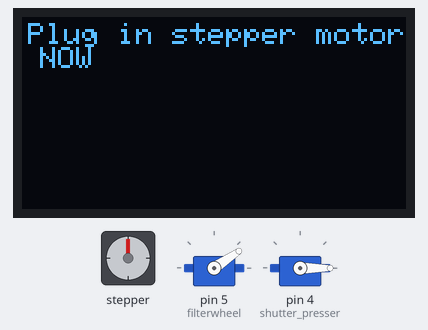
Bench run of a sketch on a simulated Arduino Uno, built with avr-gcc and run on an emulated ATmega328P. Parts: stepper motor, 2 × servo, 128×64 one-colour display. Wiring (inferred from the names in the program): stepper motor driver (200 steps per turn assumed): step pin 12; direction pin 13; enable pin 10. What the sketch prints to the serial monitor is not drawn.

Above: at 0.5 s.
At 8.6 s:
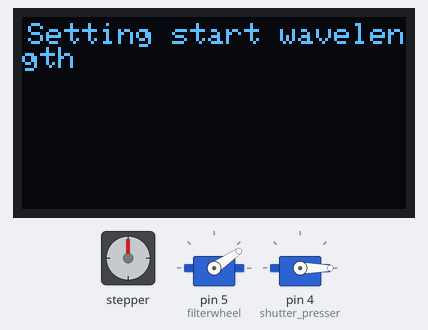
At 24.23 s:
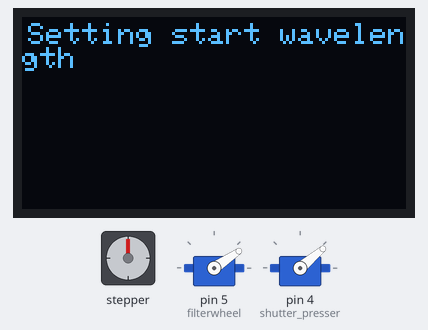
At 32.9 s:
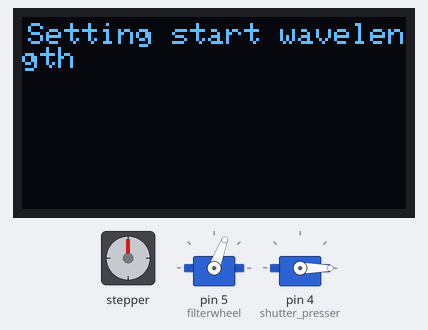
Timing chart, 0 to 34.4 s (numbered marks = the images above):
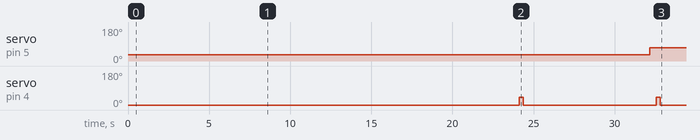

Measured:
- by itself, servo on pin 5 (filterwheel): 34° → 69° at 32.2 s
- by itself, servo on pin 4 (shutter_presser): 0° → 40° at 24.1 s, → 0° 0.25 s later, → 40° 8.2 s later, → 0° 0.25 s later, … (4 changes in this stretch)
- what the display in image 0 shows lasts 8.0 s, from 0.5 s to 8.5 s

The sketch:

Arduino.ino
```cpp
#include <Servo.h>

/*  IMPORTANT:
    When manually presetting the wavelength (632.8nm in this case), always go up in value,
    so for example, set it to 620 first, then turn it up to 632.8, for consistent backlash
    (always finish on a positive rotation)
*/

// How long to let the camera write to card in milliseconds. Increase if an old camera is unable to keep up
#define CAMERA_BUFFERING_TIME 4000
/* Set camera to 6 seconds, so diode integrates within shutter beginning and ending */
#define DIODE_INTEGRATION_TIME 3750 /* Because TSL235 is terrible we must have such a long integration time */

/*********************************************
    OLED display
 *********************************************/

#include <Wire.h>
#include <Adafruit_SSD1306.h>
#include <Adafruit_GFX.h>

Adafruit_SSD1306 display(-1);

/*********************************************
    Shutter presser
 *********************************************/

Servo shutter_presser;

void PressShutter()
{
    int angle = 0;
    int max_angle = 40;
    shutter_presser.write(max_angle);
    delay(250);
    shutter_presser.write(0);
    delay(50); // CHANGE THIS BAC TO 70 and the first delay to 220 or smthng
}


/*********************************************
    WAVELENGTH INFO
    In 10 * nanometres
 *********************************************/

#define WAVELENGTH_START_POS 6328 /* HeNe Laser calibration wavelength. Set to this wavelength manually before running everything! */
#define WAVELENGTH_START 3800 /* Will start taking measurements from this wavelength (380nm) */
#define WAVELENGTH_END 7500 /* Will keep measuring until this wavelength is reached (730nm) */
#define WAVELENGTH_STEP 20 /* Wavelength step, 2nm and 5nm are best */

#define STEPS_PER_REVOLUTION ((int32_t)200) /* For stepper */
#define WAVELENGTH_PER_REVOLUTION 250 /* 25nm is one full rotation */


/*********************************************
    Filter wheel.
    To hopefully improve monochromator output
 *********************************************/

Servo filterwheel;
#define FilterWheelPos_CLOSED 34 /* An opaque filter consisting of foil, for getting dark frame and dark current before each measurement */
#define FilterWheelPos_NOFILTER 180 /* No filter, for wavelengths between 420 and 645nm */
#define FilterWheelPos_VIOLET_420 69 /* bandpass 380-420 (very sharp cutoffs) */
#define FilterWheelPos_RED_645 0 /* SChott RG645 for measuring wavelengths 645nm and over */

void SetFilterWheel(int FilterOption)
{
    filterwheel.write(FilterOption);
    /* Let the servo settle... */
    delay(400);
}

/* Sets filter automatically for wavelength */
void SetFilterForWavelength(uint32_t wavelength)
{
    if (wavelength >= 3800 && wavelength < 4200) {
        SetFilterWheel(FilterWheelPos_VIOLET_420);
    } else if (wavelength >= 6480) {
        SetFilterWheel(FilterWheelPos_RED_645);
    } else {
        SetFilterWheel(FilterWheelPos_NOFILTER);
    }
}


/*********************************************
    Photodiode (TSL235)
 *********************************************/

volatile uint32_t cnt = 0;
void interrupr() {
    ++cnt;
}

void DiodeInit()
{
    pinMode(2, INPUT);
    digitalWrite(2, HIGH);
}

uint32_t DiodeMeasure(uint32_t IntegrationTime)
{
    cnt = 0;
    attachInterrupt(0, interrupr, CHANGE);
    delay(IntegrationTime);
    detachInterrupt(0);
    return cnt;
}


/*********************************************
    Stepper motor (A4988 controller configured for microstepping)
 *********************************************/
int stepPin = 12;
int dirPin  = 13;
int  enPin  = 10;

int32_t steps = 0;

void StepperStep(int32_t numsteps)
{
    /*  All values between 60 and 250 seem ok, I chose this lower
        speed because it seems to vibrate less than others, there's
        probably a better value, I didn't spend long choosing */
    const int steptime = 220;

    steps += numsteps;

    // Set the spinning direction
    if (numsteps < 0) {
        digitalWrite(dirPin, LOW);
        numsteps = -numsteps;
    } else {
        digitalWrite(dirPin, HIGH);
    }

    delay(50);

    // Spin the stepper motor
    for (int32_t s = 0; s < numsteps * 16; s++)
    {
        // These four lines result in 1 step:
        digitalWrite(stepPin, HIGH);
        delayMicroseconds(steptime);
        digitalWrite(stepPin, LOW);
        delayMicroseconds(steptime);
    }

    delay(5);
}

void StepperInit()
{
     pinMode(stepPin,OUTPUT);

     pinMode(dirPin,OUTPUT);

     pinMode(enPin , OUTPUT);

     digitalWrite(stepPin, LOW);
     digitalWrite(dirPin, HIGH);
     digitalWrite( enPin , HIGH);
}

void SetWavelength(int32_t TargetWavelength)
{
    double current_wavelength = WAVELENGTH_START_POS + ((double)steps * (double)WAVELENGTH_PER_REVOLUTION) / (double)STEPS_PER_REVOLUTION;
    double wl_diff = (double)TargetWavelength - current_wavelength;
    double steps_required = ((double)wl_diff * (double)STEPS_PER_REVOLUTION) / (double)WAVELENGTH_PER_REVOLUTION;
    int32_t steps_required_int = steps_required;
    if (steps_required < 0) steps_required_int = (int32_t)(steps_required - 0.5);
    else steps_required_int = (int32_t)(steps_required + 0.5);

    /* Backlash correction - always finish on a positive rotation */
    int32_t backlash_steps = 50;
    if (steps_required < 0)
    {
        StepperStep(steps_required - backlash_steps);
        delay(20);
        StepperStep(+backlash_steps);
    }
    else
    {
        StepperStep(steps_required);
    }
}


/*********************************************
 * General functions
 *********************************************/

// Reads diode, outputs to serial and presses the shutter
void TakeReading()
{
    /* Camera reading */
    PressShutter();

    /* Diode reading */
    uint32_t diode_value = DiodeMeasure(DIODE_INTEGRATION_TIME);
    Serial.println(diode_value);

    /* Allow camera to write or whatever */
    delay(CAMERA_BUFFERING_TIME);
}


void setup()
{
    Serial.begin(9600);

    /****************** TSL235 diode ******************/
    DiodeInit();

    /****************** FILTER WHEEL ******************/
    filterwheel.attach(5);
    SetFilterWheel(FilterWheelPos_CLOSED); /* Keep mostly closed cause the lamp makes a lot of heat */

    //SetFilterWheel(FilterWheelPos_RED_645);
    //SetFilterWheel(FilterWheelPos_VIOLET_420);
    //while(1);
    /****************** SHUTTER PRESSER ******************/
    shutter_presser.attach(4);
    shutter_presser.write(0);

    /****************** STEPPER ******************/
    StepperInit();
    uint32_t original_pos = WAVELENGTH_START_POS;

    /****************** DISPLAY ******************/
    display.begin(SSD1306_SWITCHCAPVCC, 0x3C);
    display.clearDisplay();
    display.display();

    display.clearDisplay();
    display.setTextSize(1);
    display.setTextColor(WHITE);
    display.setCursor(2,2);
    display.print("Plug in stepper motor NOW");
    display.display();

    /* wait (time to plug in stepper) */
    delay(8000);

    display.clearDisplay();
    display.setTextSize(1);
    display.setTextColor(WHITE);
    display.setCursor(2,2);
    display.print("Setting start wavelength");
    display.display();

    /*********************************************
        Take actual measurements now
     *********************************************/
    if (WAVELENGTH_START-WAVELENGTH_STEP > 3000)
      SetWavelength(WAVELENGTH_START-WAVELENGTH_STEP);
    else
      SetWavelength(300);

    uint32_t time_start = millis();

    for (int32_t wl = WAVELENGTH_START; wl <= WAVELENGTH_END; wl += WAVELENGTH_STEP)
    {
        /* Set wavelength */
        SetWavelength(wl);

        /* Dark reading */
        TakeReading();

        /* Main reading */
        SetFilterForWavelength(wl);
        TakeReading();
        SetFilterWheel(FilterWheelPos_CLOSED);

        uint32_t time_now = millis();
        uint32_t time_per_reading = (time_now - time_start) / ((wl-WAVELENGTH_START)/WAVELENGTH_STEP + 1);
        uint32_t time_left = time_per_reading * ((WAVELENGTH_END-wl)/WAVELENGTH_STEP);
        display.clearDisplay();
        display.setTextSize(1);
        display.setTextColor(WHITE);
        display.setCursor(2,2);
        display.print("Minutes left: ");
        display.print(((double)time_left)/60000.0);
        display.setCursor(2,12);
        display.print("Wavelength: ");
        display.print(((double)wl)/10.0);
        display.display();
    }

    display.clearDisplay();
    display.setTextSize(2);
    display.setTextColor(WHITE);
    display.setCursor(2,2);
    display.print("Finished!");
    display.display();

    SetFilterWheel(FilterWheelPos_CLOSED);
    SetWavelength(original_pos);

    while (1);
}

void loop()
{
}
```
